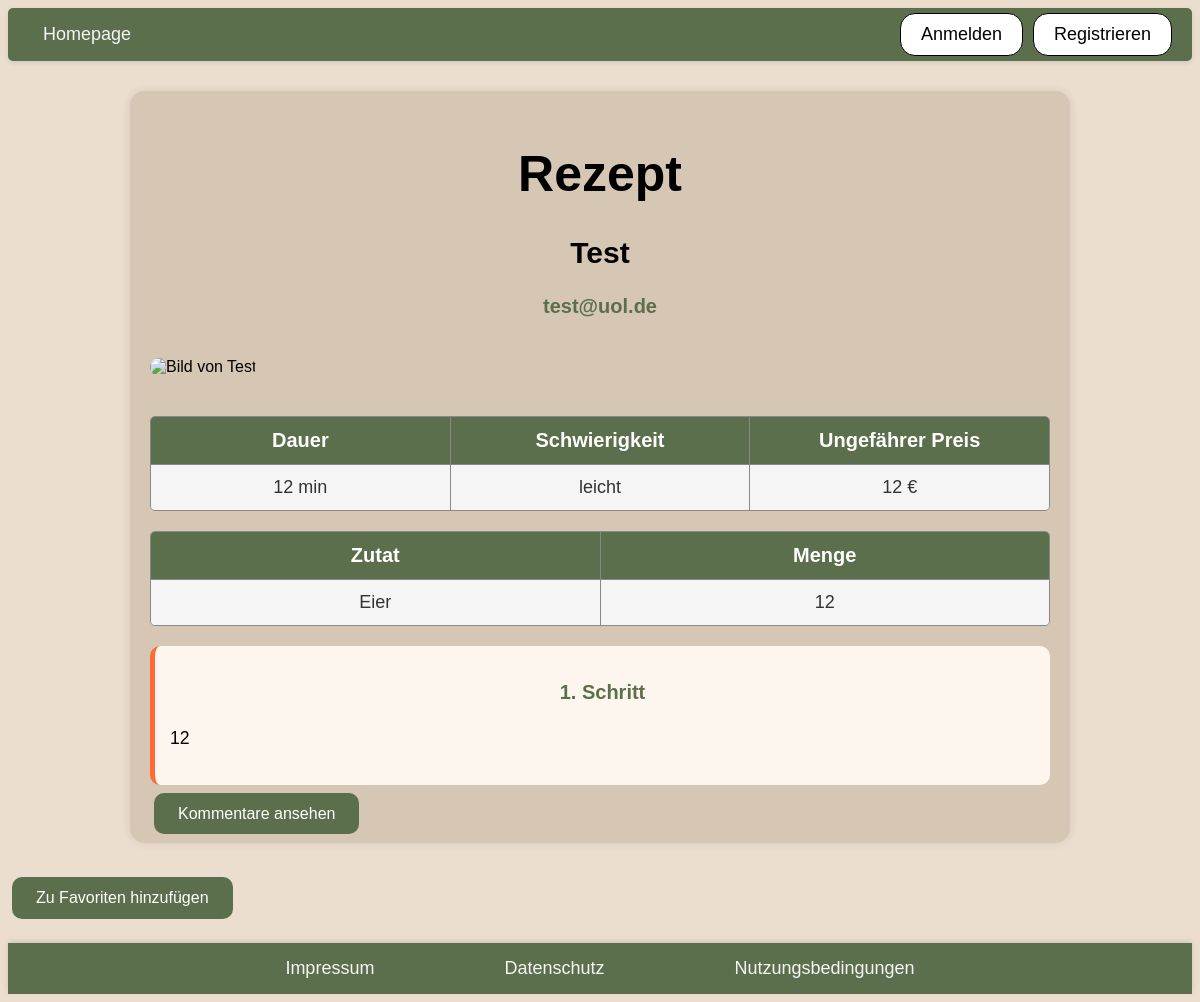
The app's page /rezept.php?id=5 with its own data.
### tables this page shows
CREATE TABLE rezept (
                        id INTEGER PRIMARY KEY AUTOINCREMENT,
                        titel TEXT,
                        email TEXT,
                        kurzbeschreibung TEXT,
                        dauer INTEGER,
                        schwierigkeit TEXT,
                        preis REAL,
                        zutaten TEXT,
                        menge TEXT,
                        anleitung TEXT,
                        bild BLOB,
                        datum text
                    );

### rezept.php (called while the page is built, shortened)
<?php
require_once "php/controller/RezeptController.php";
$rezeptController = new RezeptController();
$entry = $rezeptController->readEntry();
require_once "php/view/RezeptEintrag-show.php";

### php/model/RezeptPDOSQLite.php (called while the page is built, shortened)
<?php
require_once "RezeptEintrag.php";
class RezeptPDOSQLite implements RezeptDAO
{
    private static $instance = null;
    public static function getInstance()
    {
        if (self::$instance === null) {
            self::$instance = new RezeptPDOSQLite();
        }
        return self::$instance;
    }
    public function readEntry($id){
        try{
            $db = $this->getConnection();
            return $this->getEntry($id, $db);
        } catch (PDOException $exc) {
            throw new InternalErrorException();
        }
    }
    public function getEntry($id, $db){
        try {
            $sql = "SELECT * FROM rezept WHERE id=:id LIMIT 1";
            $command = $db->prepare($sql);
            if (!$command->execute([":id" => $id])) {
                throw new InternalErrorException();
            }
            $result = $command->fetchAll();
            $entry = $result[0];
            return new RezeptEintrag(
            $entry["id"],
            $entry["titel"],
            $entry["email"],
            $entry["kurzbeschreibung"],
            $entry["dauer"],
            $entry["schwierigkeit"],
            $entry["preis"],
            $entry["zutaten"],
            $entry["menge"],
            $entry["anleitung"],
            $entry["bild"],
            $entry["datum"]
        );
        } catch (PDOException $exc) {
            throw new InternalErrorException();
        }
    }
    private function getConnection()
    {
        try {
            $user = 'root';
            $pw = null;
            $dsn = 'sqlite:db/rezept.db';
            $db = new PDO($dsn, $user, $pw);
            $db->exec("PRAGMA foreign_keys = ON;");
            return $db;
        } catch (PDOException $e) {
            throw new InternalErrorException();
        }
    }
}

### php/model/Rezept.php (called while the page is built, shortened)
<?php
require_once "php/model/RezeptPDOSQLite.php";
class Rezept{
    public static function getInstance(){
        return RezeptPDOSQLite::getInstance();
    }
}
?>

### php/controller/RezeptController.php (called while the page is built, shortened)
<?php
require_once "php/model/RezeptEintrag.php";
require_once "php/model/Rezept.php";
class RezeptController
{
    public function readEntry()
    {
        try {
            $id = intval($_GET["id"]);
            $rezept = Rezept::getInstance();
            $entry = $rezept->readEntry($id);
            return $entry;
        } catch (MissingEntryException $exc) {
            $this->handleMissingEntryException();
        } catch (InternalErrorException $exc) {
            $this->handleInternalErrorException();
        }
    }
}

### php/model/RezeptEintrag.php (called while the page is built, shortened)
<?php
class RezeptEintrag
{
    private $id;
    private $titel;
    private $email;
    private $dauer;
    private $schwierigkeit;
    private $preis;
    private $zutaten = [];
    private $menge = [];
    private $anleitung;
    public function __construct($id, $titel, $email, $kurzbeschreibung, $dauer, $schwierigkeit, $preis, $zutaten, $menge, $anleitung, $bild, $datum)
    {
        $this->id = $id;
        $this->titel = $titel;
        $this->email = $email;
        $this->dauer = $dauer;
        $this->schwierigkeit = $schwierigkeit;
        $this->preis = $preis;
        $this->zutaten = is_array($zutaten) ? $zutaten : explode(',', $zutaten);
        $this->menge = is_array($menge) ? $menge : explode(',', $menge);
        $this->anleitung = $anleitung;
    }
    public function getId()
    {
        return $this->id;
    }
    public function getTitel()
    {
        return $this->titel;
    }
    public function getEmail()
    {
        return $this->email;
    }
    public function getDauer()
    {
        return $this->dauer;
    }
    public function getSchwierigkeit()
    {
        return $this->schwierigkeit;
    }
    public function getPreis()
    {
        return $this->preis;
    }
    public function getZutaten()
    {
        return $this->zutaten;
    }
    public function getMenge()
    {
        return $this->menge;
    }
    public function getAnleitung()
    {
        return $this->anleitung;
    }
}

### php/view/rezeptEintrag-show.php (the view, shortened to what this page needs)
<?php
require_once "php/include/head.php";
?>
<body>
    <?php
    require_once "php/include/header.php";
    ?>
    <main class="rezept-container">
        <h1>Rezept</h1>
        <h2>
            <?= htmlspecialchars($entry->getTitel()) ?>
        </h2>
        <h3>
            <?= htmlspecialchars($entry->getEmail()) ?>
        </h3>
        <img
            src="rezeptBild.php?id=<?= urlencode($entry->getId()) ?>"
            alt="Bild von <?= htmlspecialchars($entry->getTitel()) ?>"
            title="<?= htmlspecialchars($entry->getTitel()) ?>"
            class="rezept-bild" />
        <div class="table-container info-table">
            <div class="table-header">
                <div>Dauer</div>
                <div>Schwierigkeit</div>
                <div>Ungefährer Preis</div>
            </div>
            <div class="table-row">
                <div class="table-cell"><?= htmlspecialchars($entry->getDauer()) ?> min</div>
                <div class="table-cell"><?= htmlspecialchars($entry->getSchwierigkeit()) ?></div>
                <div class="table-cell"><?= htmlspecialchars($entry->getPreis()) ?> €</div>
            </div>
        </div>
        <?php
        $zutatenArr = $entry->getZutaten();
        $mengeArr = $entry->getMenge();
        ?>
        <div class="table-container">
            <div class="table-header">
                <div>Zutat</div>
                <div>Menge</div>
            </div>
            <?php for ($i = 0; $i < count($zutatenArr); $i++): ?>
                <div class="table-row">
                    <div><?= htmlspecialchars($zutatenArr[$i] ?? '') ?></div>
                    <div><?= htmlspecialchars($mengeArr[$i] ?? '') ?></div>
                </div>
            <?php endfor; ?>
        </div>
        <div class="rezept-schritt">
            <h3>1. Schritt</h3>
            <p>
                <?= htmlspecialchars($entry->getAnleitung()) ?>
            </p>
        </div>
        <a href="kommentare.php?id=<?= urlencode($entry->getId()) ?>" class="rezept-button">Kommentare ansehen </a>
    </main>
    <?php
    $istFavorit = false;
    ?>
    <form method="post" action="favourit-toggle.php?id=<?= urlencode($entry->getId()) ?>">
        <?php if ($istFavorit): ?>
            <button type="submit" name="action" value="remove" class="rezept-button">Aus Favoriten entfernen</button>
        <?php else: ?>
            <button type="submit" name="action" value="add" class="rezept-button">Zu Favoriten hinzufügen</button>
        <?php endif; ?>
    </form>
    <?php
    include_once "php/include/footer.php"
    ?>
</body>
</html>

### css/index.css (style rules this page uses)
body { background-color: rgb(235, 222, 207);; font-family: sans-serif; }
h1 { color: Black; font-family: sans-serif; font-size: 50px; text-align: center; }

### css/rezept.css (style rules this page uses)
.rezept-container { max-width: 900px; margin: 30px auto; background-color: #D6C6B4; padding: 20px; border-radius: 15px; box-shadow: 0 0 10px rgba(0, 0, 0, 0.1); }
.rezept-container h2 { color: black; text-align: center; font-family: sans-serif; font-size: 30px; }
.rezept-container h3 { color: #5C6F4D; text-align: center; font-family: sans-serif; font-size: 20px; }
.rezept-container p, .rezept-container li { font-size: 1.1em; line-height: 1.6; font-family: sans-serif; }
.rezept-schritt { background-color: #fdf6ee; border-left: 5px solid #FF6B35; padding: 15px; margin: 20px 0; border-radius: 10px; }
.rezept-bild { width: 100%; max-height: 400px; object-fit: cover; border-radius: 10px; margin: 20px 0; }
.rezept-button { background-color: #5C6F4D; color: white; border: none; padding: 12px 24px; margin: 4px; border-radius: 10px; font-size: 16px; text-decoration: none; cursor: pointer; transition: 0.3s ease; }
.table-container { display: flex; flex-direction: column; margin: 20px 0; border: 1px solid #888; border-radius: 5px; overflow: hidden; font-family: sans-serif; }
.table-header, .table-row { display: flex; justify-content: space-between; text-align: center; }
.table-header { background-color: #5C6F4D; color: white; font-weight: bold; font-size: 20px; }
.table-header div, .table-row div { flex: 1; padding: 12px; border-right: 1px solid #888; }
.table-header div:last-child, .table-row div:last-child { border-right: none; }
.table-row { background-color: #f5f5f5; color: #333; border-top: 1px solid #888; font-size: 18px; }

### records on screen
rezept: titel "Test", email "test@uol.de", dauer "12", schwierigkeit "leicht", preis "12", anleitung "12"

### other values on screen
$zutatenArr[$i] "Eier"
$mengeArr[$i] "12"
